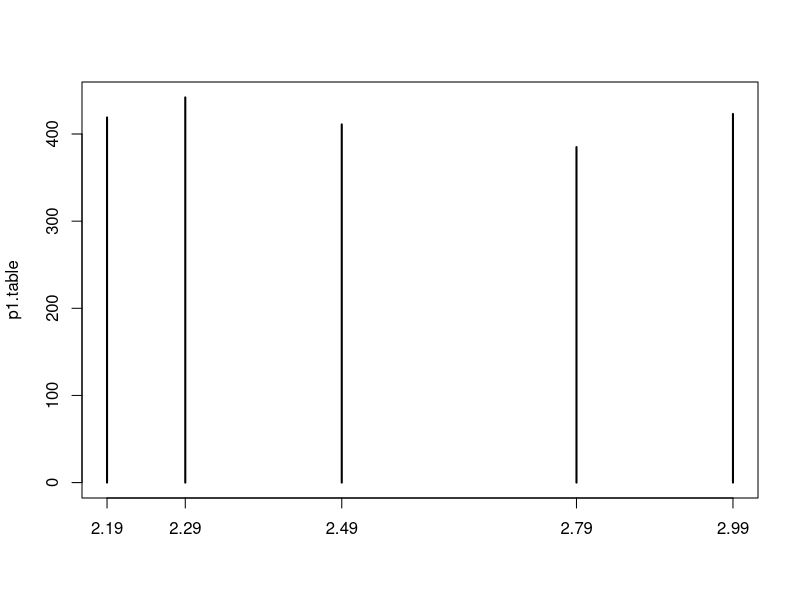

Source code (R):
k.stores = 20 # use k for constant
k.weeks = 104 # 2 years

#create data frame with blank slots to hold data later
store.df = data.frame(matrix(NA, ncol = 10, nrow = k.stores*k.weeks))
names(store.df) = c("storeNum", "Year", "Week", "p1sales", "p2sales",
                    "p1price", "p2price", "p1prom", "p2prom", "country")
head(store.df)
dim(store.df) #simplest summary of store.df (see the dimension)

#create 2 vectors to fill df
store.num = 101:(100+k.stores)
store.country = c(rep("US" , 3) , rep("DE" , 5) , rep("GB" , 3) , rep("BR" , 2),
                  rep("JP" , 4) , rep("AU" , 1) , rep("CN" , 2))
length(store.country) # 20 countries for 20 stores

#replacing
store.df$storeNum = rep(store.num, each=k.weeks)
store.df$country = rep(store.country, each=k.weeks)

#we do the same for week and year
store.df$Week = rep(1:52, times=k.stores*2)
store.df$` Year`= rep(rep(1:2,each=k.weeks/2),times=k.stores)

#check the overall structure
str(store.df)

#set store.number and store.country as factors
#we do this to set it as categorical variables, not just number or character
store.df$storeNum = factor(store.df$storeNum)
store.df$country = factor(store.df$country)

#now we want to create random value for the rest
#set a seed for random generator
set.seed(98250)

#set a random promotion chance from binomial 
store.df$p1prom = rbinom(n=nrow(store.df),size=1,p=0.1)
store.df$p2prom = rbinom(n=nrow(store.df),size=1,p=0.15)

#get a random price from 5 distinct prices
store.df$p1price = sample(c(2.19, 2.29, 2.49, 2.79, 2.99),
                          size=nrow(store.df),replace=TRUE)
store.df$p2price = sample(c(2.29, 2.49, 2.59, 2.99, 3.19),
                          size=nrow(store.df),replace=TRUE)

#create sale data using poisson distribution
#set lambda=mean of sale
tmp.sale1 = rpois(n=nrow(store.df), lambda=120)
tmp.sale2 = rpois(n=nrow(store.df), lambda=100)

#scale up with a log algorithm, we assume that sales and prices have inverse ratio
tmp.sale1 = tmp.sale1*log(store.df$p2price)/log(store.df$p1price)
tmp.sale2 = tmp.sale2*log(store.df$p1price)/log(store.df$p2price)

#we assume sale get a 30% or 40% boost when the product is promoted
#and use floor() to keep sales an integer
store.df$p1sales = floor(tmp.sale1*(1+store.df$p1prom*0.3))
store.df$p2sales = floor(tmp.sale2*(1+store.df$p2prom*0.4))

#count frequency of each price in p1
p1.table = table(store.df$p1price)
plot(p1.table)

#cross tables of price and promotion (how often each product was promoted at each price)
p1.crossTable = table(store.df$p1price, store.df$p1prom)
p1.crossTable[,2] / (p1.crossTable[,1]+p1.crossTable[,2])

#quantile at different level
quantile(store.df$p1sales,probs=0:10/10)

#create a summary 
mysummary.df = data.frame(matrix(NA,nrow=2, ncol=2))
names(mysummary.df) = c("Median sales", "IQR")
rownames(mysummary.df) = c("Product 1" , "Product 2")
mysummary.df["Product 1", "Median sales"] = median(store.df$p1sales)
mysummary.df["Product 2", "Median sales"] = median(store.df$p2sales)
mysummary.df["Product 1", "IQR"] = IQR(store.df$p1sales)
mysummary.df["Product 2", "IQR"] = IQR(store.df$p2sales)
mysummary.df

#default summary
summary(store.df)

#describe from psych package
install.packages("psych")
library(psych)
describe(store.df) #recommended to use with discrete data 
describe(store.df[, c(2, 4:9)]) #skip some columns

